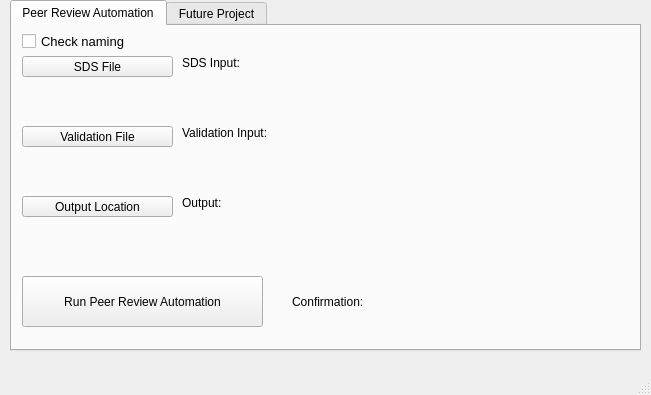
<?xml version="1.0" encoding="UTF-8"?>
<ui version="4.0">
 <class>MainWindow</class>
 <widget class="QMainWindow" name="MainWindow">
  <property name="geometry">
   <rect>
    <x>0</x>
    <y>0</y>
    <width>651</width>
    <height>395</height>
   </rect>
  </property>
  <property name="windowTitle">
   <string>MainWindow</string>
  </property>
  <widget class="QWidget" name="centralwidget">
   <widget class="QTabWidget" name="tabWidget">
    <property name="geometry">
     <rect>
      <x>10</x>
      <y>0</y>
      <width>631</width>
      <height>351</height>
     </rect>
    </property>
    <property name="currentIndex">
     <number>0</number>
    </property>
    <widget class="QWidget" name="tab">
     <attribute name="title">
      <string>Peer Review Automation</string>
     </attribute>
     <widget class="QPushButton" name="pushButton">
      <property name="geometry">
       <rect>
        <x>10</x>
        <y>30</y>
        <width>151</width>
        <height>21</height>
       </rect>
      </property>
      <property name="font">
       <font>
        <family>Arial</family>
        <pointsize>9</pointsize>
       </font>
      </property>
      <property name="text">
       <string>SDS File</string>
      </property>
     </widget>
     <widget class="QPushButton" name="pushButton_4">
      <property name="geometry">
       <rect>
        <x>10</x>
        <y>250</y>
        <width>241</width>
        <height>51</height>
       </rect>
      </property>
      <property name="text">
       <string>Run Peer Review Automation</string>
      </property>
     </widget>
     <widget class="QLabel" name="label">
      <property name="geometry">
       <rect>
        <x>170</x>
        <y>30</y>
        <width>451</width>
        <height>61</height>
       </rect>
      </property>
      <property name="font">
       <font>
        <family>Arial</family>
        <pointsize>9</pointsize>
       </font>
      </property>
      <property name="text">
       <string>SDS Input:</string>
      </property>
      <property name="alignment">
       <set>Qt::AlignLeading|Qt::AlignLeft|Qt::AlignTop</set>
      </property>
      <property name="wordWrap">
       <bool>true</bool>
      </property>
     </widget>
     <widget class="QPushButton" name="pushButton_2">
      <property name="geometry">
       <rect>
        <x>10</x>
        <y>100</y>
        <width>151</width>
        <height>21</height>
       </rect>
      </property>
      <property name="font">
       <font>
        <family>Arial</family>
        <pointsize>9</pointsize>
       </font>
      </property>
      <property name="text">
       <string>Validation File</string>
      </property>
     </widget>
     <widget class="QLabel" name="label_2">
      <property name="geometry">
       <rect>
        <x>170</x>
        <y>100</y>
        <width>451</width>
        <height>61</height>
       </rect>
      </property>
      <property name="font">
       <font>
        <family>Arial</family>
        <pointsize>9</pointsize>
       </font>
      </property>
      <property name="text">
       <string>Validation Input:</string>
      </property>
      <property name="alignment">
       <set>Qt::AlignLeading|Qt::AlignLeft|Qt::AlignTop</set>
      </property>
     </widget>
     <widget class="QPushButton" name="pushButton_3">
      <property name="geometry">
       <rect>
        <x>10</x>
        <y>170</y>
        <width>151</width>
        <height>21</height>
       </rect>
      </property>
      <property name="font">
       <font>
        <family>Arial</family>
        <pointsize>9</pointsize>
       </font>
      </property>
      <property name="text">
       <string>Output Location</string>
      </property>
     </widget>
     <widget class="QLabel" name="label_3">
      <property name="geometry">
       <rect>
        <x>170</x>
        <y>170</y>
        <width>451</width>
        <height>61</height>
       </rect>
      </property>
      <property name="font">
       <font>
        <family>Arial</family>
        <pointsize>9</pointsize>
       </font>
      </property>
      <property name="text">
       <string>Output:</string>
      </property>
      <property name="alignment">
       <set>Qt::AlignLeading|Qt::AlignLeft|Qt::AlignTop</set>
      </property>
     </widget>
     <widget class="QCheckBox" name="checkBox">
      <property name="geometry">
       <rect>
        <x>10</x>
        <y>0</y>
        <width>141</width>
        <height>31</height>
       </rect>
      </property>
      <property name="font">
       <font>
        <family>Arial</family>
        <pointsize>10</pointsize>
       </font>
      </property>
      <property name="text">
       <string>Check naming</string>
      </property>
     </widget>
     <widget class="QLabel" name="label_confirm1">
      <property name="geometry">
       <rect>
        <x>280</x>
        <y>250</y>
        <width>241</width>
        <height>51</height>
       </rect>
      </property>
      <property name="text">
       <string>Confirmation: </string>
      </property>
     </widget>
    </widget>
    <widget class="QWidget" name="tab_2">
     <attribute name="title">
      <string>Future Project</string>
     </attribute>
     <widget class="QLabel" name="label_4">
      <property name="geometry">
       <rect>
        <x>90</x>
        <y>10</y>
        <width>341</width>
        <height>61</height>
       </rect>
      </property>
      <property name="font">
       <font>
        <family>Comic Sans MS</family>
        <pointsize>18</pointsize>
        <underline>true</underline>
       </font>
      </property>
      <property name="text">
       <string>Future Project</string>
      </property>
      <property name="alignment">
       <set>Qt::AlignCenter</set>
      </property>
     </widget>
     <widget class="QLabel" name="label_5">
      <property name="geometry">
       <rect>
        <x>40</x>
        <y>70</y>
        <width>411</width>
        <height>41</height>
       </rect>
      </property>
      <property name="font">
       <font>
        <family>Comic Sans MS</family>
        <pointsize>11</pointsize>
       </font>
      </property>
      <property name="text">
       <string>What should I put here?</string>
      </property>
     </widget>
    </widget>
   </widget>
  </widget>
  <widget class="QMenuBar" name="menubar">
   <property name="geometry">
    <rect>
     <x>0</x>
     <y>0</y>
     <width>651</width>
     <height>25</height>
    </rect>
   </property>
  </widget>
  <widget class="QStatusBar" name="statusbar"/>
 </widget>
 <resources/>
 <connections/>
</ui>
